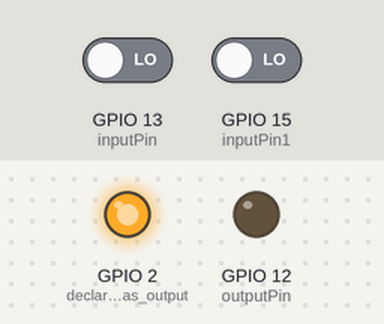
Recording of a sketch running on a simulated ESP8266 (NodeMCU). Parts: output pins drawn as LEDs (lit = HIGH). The test bench sets the inputs (shaded band); at power-on: GPIO 13 (inputPin) LOW, GPIO 15 (inputPin1) LOW. WiFi joins after 1.5 s; servers stay silent unless stated; uploads are accepted with an empty reply; what the sketch prints to the serial monitor is not drawn.

Above: at 2.8 s.
2.9 s: GPIO 13 (inputPin) driven HIGH
7.8 s: GPIO 13 (inputPin) driven LOW
At 10.1 s:
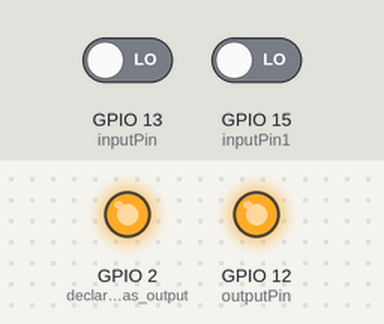
12.7 s: GPIO 15 (inputPin1) driven HIGH
At 14.9 s:
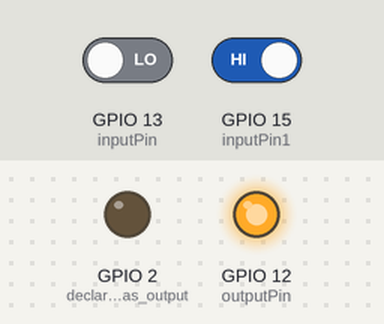
17.6 s: GPIO 15 (inputPin1) driven LOW
At 22.2 s:
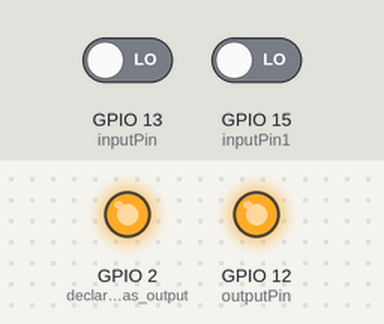
Timing chart, 0 to 23.7 s (numbered marks = the images above; inputs shaded):
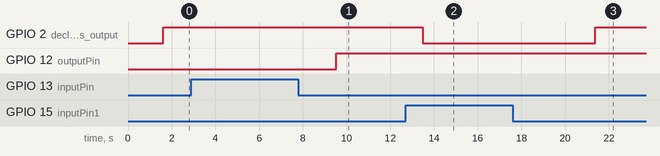

The sketch:

Update_2.0.ino
```cpp
/*
 *  Simple HTTP get webclient test
 */


#include <ESP8266WiFi.h>

const char* ssid     = "Nokia 3";
const char* password = "8144993311Aa@";
const char* host = "www.ksrctiot.intensebee.com";
String api     = "dyg1fhfnk3";
int inputPin = 13;
int outputPin = 12;
int inputPin1 = 15; // choose the input pin (for PIR sensor)
int pirState = LOW;             // we start, assuming no motion detected
int pirState1 = LOW;
int val = 0;
int val1 = 0;
int valu = 0;
void setup() {
   pinMode(LED_BUILTIN, OUTPUT);      // declare LED as output
  pinMode(inputPin, INPUT);
  pinMode(inputPin1, INPUT);
  pinMode(outputPin, OUTPUT);
  Serial.begin(9600);

  delay(100);
  Serial.println();
  Serial.println();
  Serial.print("Connecting to ");
  Serial.println(ssid);
    WiFi.begin(ssid, password);

  while (WiFi.status() != WL_CONNECTED) {
    delay(500);
    Serial.print(".");
  }

  Serial.println("");
  Serial.println("WiFi connected");
  Serial.println("IP address: ");
  Serial.println(WiFi.localIP());
}

int value = 0;

void loop() {

val = digitalRead(inputPin);  // read input value
  if (val == HIGH) {            // check if the input is HIGH
    digitalWrite(LED_BUILTIN, LOW);  // turn LED ON
    if (pirState == LOW) {
      // we have just turned on
      Serial.println("Motion 1 detected!");
      digitalWrite(outputPin,LOW);
      // We only want to print on the output change, not state
      pirState = HIGH;
    }
  } else {
    digitalWrite(LED_BUILTIN, HIGH); // turn LED OFF
    if (pirState == HIGH){
      // we have just turned of
      Serial.println("Motion 1 ended!");
      digitalWrite(outputPin,HIGH);
      // We only want to print on the output change, not state
      pirState = LOW;
    }
  }

val1 = digitalRead(inputPin1);  // read input value
  if (val1 == HIGH) {            // check if the input is HIGH
    digitalWrite(LED_BUILTIN, LOW);  // turn LED ON
    if (pirState1 == LOW) {
      // we have just turned on
      Serial.println("Motion 2 detected!");
      // We only want to print on the output change, not state
      pirState1 = HIGH;
    }
  } else {
    digitalWrite(LED_BUILTIN, HIGH); // turn LED OFF
    if (pirState1 == HIGH){
      // we have just turned of
      Serial.println("Motion 2 ended!");
      // We only want to print on the output change, not state
      pirState1 = LOW;
    }
  }

++value;

  Serial.print("connecting to ");
  Serial.println(host);

  // Use WiFiClient class to create TCP connections
  WiFiClient client;
  const int httpPort = 80;

  if (!client.connect(host, httpPort)) {
    Serial.println("connection failed");
    return;
  }
  delay(1000);
  // We now create a URI for the request
String url = "/update.php?api="+api+"&field1="+val+"&field2="+val1+"&field3="+valu+"&field4="+value+"&field5="+value+"&field6="+value;
  //String url = "/sample/text.txt";
  Serial.print("Requesting URL: ");
  Serial.println(url);

  // This will send the request to the server
  client.print(String("GET ") + url + " HTTP/1.1\r\n" +
               "Host: " + host + "\r\n" +
               "Connection: close\r\n\r\n");
  delay(50);

  // Read all the lines of the reply from server and print them to Serial
  while(client.available()){
    String line = client.readStringUntil('\r');
    Serial.println(line);
   delay(100);
  }

  Serial.println();
  Serial.println("closing connection");
  delay(1000);
}
```

Measured:
- after the input at 7.8 s, GPIO 12 (outputPin): LOW → HIGH after 1.7 s
- after the input at 12.7 s, GPIO 2 (declare_LED_as_output): HIGH → LOW after 0.78 s
- after the input at 17.6 s, GPIO 2 (declare_LED_as_output): LOW → HIGH after 3.8 s
